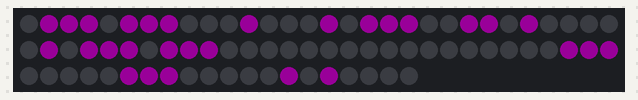
Recording of a sketch running on a simulated Arduino Uno, built with avr-gcc and run on an emulated ATmega328P. On the bench: 80 RGB LEDs in strip order, left to right, continuing on the next row. Dim RGB values are drawn brighter than linear; what the sketch prints to the serial monitor is not drawn.

Above: at 1.7 s.
At 5.0 s:
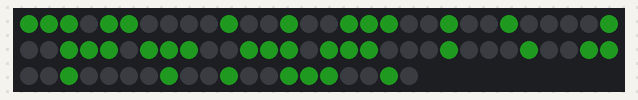

The sketch:

NeoPixelIpsumLib.ino
```cpp
#include <Adafruit_NeoPixel.h>
#import "NeoPixelIpsum.h"

Adafruit_NeoPixel strip = Adafruit_NeoPixel(80, 11, NEO_GRB + NEO_KHZ800);
NeoPixelIpsum ipsum = NeoPixelIpsum(strip, 5, 16);


#define ST S_CHAR(SP_ROAD_STRAIGHT)
#define DT S_CHAR(SP_ROAD_DOTTED)
#define SSP S_SINGLE_SPACE

#define C_WHI 0
#define C_YEL 1
#define C_BLU 2
#define C_GRN 3

#define ALL_COL(x) {x,x,x,x,x,x,x,x,x,x,x,x,x,x,x}
#define C____ 0

byte _palSetRangeForAllAscii;
void setup()
{

Serial.begin(9600);
Serial.println("ok!");
  ipsum.clearPixels();
  ipsum.displayPixels();

  ipsum.setPalette(C_WHI, (PixelRGB) {10,10,10});
  ipsum.setPalette(C_YEL, (PixelRGB) {10,6,0});
  ipsum.setPalette(C_BLU, (PixelRGB) {25,0,25});
  ipsum.setPalette(C_GRN, (PixelRGB) {5,25,5});

  byte palRange1[15] = ALL_COL(C_WHI);


  byte palRange2[15] = {C_WHI, C_WHI, C_WHI,
                        C____, C____, C____,
                        C_YEL, C_YEL, C_YEL,
                        C____, C____, C____,
                        C_WHI, C_WHI, C_WHI};

  byte palRange3[15] = ALL_COL(C_BLU);


  ipsum.addPaletteSetRange(SP_ROAD_STRAIGHT, SP_ROAD_STRAIGHT, palRange1);
  ipsum.addPaletteSetRange(SP_ROAD_DOTTED, SP_ROAD_DOTTED, palRange2);

  _palSetRangeForAllAscii = ipsum.addPaletteSetRange(0, 127, palRange3);


  PixelRGB pixelRGB[150] = {(PixelRGB){0,0,0},(PixelRGB){0,54,70},(PixelRGB){0,0,0},(PixelRGB){0,54,70},(PixelRGB){0,0,0},(PixelRGB){0,54,70},(PixelRGB){0,54,70},(PixelRGB){0,0,0},(PixelRGB){0,54,70},(PixelRGB){0,0,0},(PixelRGB){0,0,0},(PixelRGB){0,0,0},(PixelRGB){0,0,0},(PixelRGB){0,0,0},(PixelRGB){0,0,0},(PixelRGB){0,0,0},(PixelRGB){0,0,0},(PixelRGB){0,0,0},(PixelRGB){0,0,0},(PixelRGB){0,0,0},(PixelRGB){0,0,0},(PixelRGB){0,0,0},(PixelRGB){0,0,0},(PixelRGB){0,0,0},(PixelRGB){0,0,0},(PixelRGB){0,0,0},(PixelRGB){0,0,0},(PixelRGB){0,54,70},(PixelRGB){0,54,70},(PixelRGB){0,54,70},(PixelRGB){0,0,0},(PixelRGB){0,0,0},(PixelRGB){0,0,0},(PixelRGB){0,0,0},(PixelRGB){0,0,0},(PixelRGB){0,54,70},(PixelRGB){0,0,0},(PixelRGB){0,0,0},(PixelRGB){0,54,70},(PixelRGB){0,0,0},(PixelRGB){0,0,0},(PixelRGB){0,0,0},(PixelRGB){0,54,70},(PixelRGB){0,54,70},(PixelRGB){0,0,0},(PixelRGB){0,54,70},(PixelRGB){0,0,0},(PixelRGB){0,0,0},(PixelRGB){0,0,0},(PixelRGB){0,54,70},(PixelRGB){0,0,0},(PixelRGB){0,0,0},(PixelRGB){0,54,70},(PixelRGB){0,0,0},(PixelRGB){0,0,0},(PixelRGB){0,0,0},(PixelRGB){0,0,0},(PixelRGB){0,0,0},(PixelRGB){0,0,0},(PixelRGB){0,0,0},(PixelRGB){0,0,0},(PixelRGB){0,0,0},(PixelRGB){0,0,0},(PixelRGB){0,0,0},(PixelRGB){0,0,0},(PixelRGB){81,8,47},(PixelRGB){0,0,0},(PixelRGB){0,0,0},(PixelRGB){81,8,47},(PixelRGB){0,0,0},(PixelRGB){0,0,0},(PixelRGB){0,0,0},(PixelRGB){0,0,0},(PixelRGB){0,0,0},(PixelRGB){0,0,0},(PixelRGB){81,8,47},(PixelRGB){0,0,0},(PixelRGB){0,0,0},(PixelRGB){0,0,0},(PixelRGB){81,8,47},(PixelRGB){0,0,0},(PixelRGB){0,0,0},(PixelRGB){81,8,47},(PixelRGB){0,0,0},(PixelRGB){0,0,0},(PixelRGB){0,0,0},(PixelRGB){0,0,0},(PixelRGB){0,0,0},(PixelRGB){0,0,0},(PixelRGB){81,8,47},(PixelRGB){0,0,0},(PixelRGB){0,0,0},(PixelRGB){0,0,0},(PixelRGB){0,0,0},(PixelRGB){0,0,0},(PixelRGB){0,0,0},(PixelRGB){0,0,0},(PixelRGB){0,0,0},(PixelRGB){0,0,0},(PixelRGB){0,0,0},(PixelRGB){0,0,0},(PixelRGB){0,0,0},(PixelRGB){81,8,47},(PixelRGB){81,8,47},(PixelRGB){81,8,47},(PixelRGB){0,0,0},(PixelRGB){0,0,0},(PixelRGB){81,8,47},(PixelRGB){0,0,0},(PixelRGB){81,8,47},(PixelRGB){0,0,0},(PixelRGB){0,0,0},(PixelRGB){81,8,47},(PixelRGB){0,0,0},(PixelRGB){0,0,0},(PixelRGB){0,0,0},(PixelRGB){0,0,0},(PixelRGB){81,8,47},(PixelRGB){0,0,0},(PixelRGB){0,0,0},(PixelRGB){0,0,0},(PixelRGB){0,0,0},(PixelRGB){0,0,0},(PixelRGB){81,8,47},(PixelRGB){0,0,0},(PixelRGB){0,0,0},(PixelRGB){81,8,47},(PixelRGB){0,0,0},(PixelRGB){0,0,0},(PixelRGB){0,0,0},(PixelRGB){0,0,0},(PixelRGB){0,0,0},(PixelRGB){0,0,0},(PixelRGB){0,0,0},(PixelRGB){0,0,0},(PixelRGB){0,0,0},(PixelRGB){0,0,0},(PixelRGB){0,0,0},(PixelRGB){0,0,0},(PixelRGB){0,0,0},(PixelRGB){0,0,0},(PixelRGB){0,0,0},(PixelRGB){0,0,0},(PixelRGB){0,0,0},(PixelRGB){0,0,0},(PixelRGB){0,0,0},(PixelRGB){0,0,0},(PixelRGB){0,0,0},(PixelRGB){0,0,0},(PixelRGB){0,0,0}};
  ipsum.setBitmap(pixelRGB, 10);
}


void loop()
{


  PixelRGB timeRGB = ipsum.createRGB(10, 10, 10);

//  strip.setPixelColor(1, strip.Color(255, 255, 255));
//  strip.show();
  //ipsum.clearPixels();
//  String aString = String("1ºF");
  //Serial.println("1[");
  unsigned char deg = 'º';
  //Serial.println(deg, DEC);
  char charBuf[50];
  String stringOne = ST+ST+DT+DT+DT+DT+SSP+"23m    21"+SSP+"37";
//  stringOne+= millis();
//  String stringOne = ipsum.bitmapString();
  stringOne.toCharArray(charBuf, 50);
  ipsum.scrollText(charBuf);


  //ipsum.displayString(S_CHAR(SP_ROAD_STRAIGHT) + S_CHAR(SP_ROAD_STRAIGHT) + S_CHAR(SP_ROAD_DOTTED) + "213", (PixelRGB){20,3,8});
//  delay(3000);
//  int x = 'a';
//  ipsum.displayString(String(x), (PixelRGB){20,20,8});

  //delay(1000);

  ipsum.setPaletteSetRangeToPaletteIndex(_palSetRangeForAllAscii, C_BLU);
  while(ipsum.columnsLeftInScroll() >= ipsum.columnLengthFromString(SSP+"23m    21"+SSP+"37"))
  {
    ipsum.updateScroll();
  }

  delay(2000);

  while(ipsum.columnsLeftInScroll() >= ipsum.columnLengthFromString("    21" +SSP+ "37"))
  {
    ipsum.updateScroll();
  }

  ipsum.setPaletteSetRangeToPaletteIndex(_palSetRangeForAllAscii, C_GRN);

  while(ipsum.columnsLeftInScroll() >= ipsum.columnLengthFromString("21" +SSP+ "37"))
  {
    ipsum.updateScroll();
  }


  delay(2000);
  while(!ipsum.isDoneScrolling())
  {
    ipsum.updateScroll();
  }

}
  /*
  while(ipsum.columnsLeftInScroll() >= ipsum.columnLengthFromString("    23"+SSP+"15"))
  {
    ipsum.updateScroll();
  }
  ipsum.setPaletteSetRangeToPaletteIndex(_palSetRangeForAllAscii, C_WHI);

  while(ipsum.columnsLeftInScroll() >= ipsum.columnLengthFromString("23"+SSP+"15"))
  {
    ipsum.updateScroll();
  }
  delay(2000);

  while(!ipsum.isDoneScrolling())
  {
    ipsum.updateScroll();
  }

  while(!ipsum.isDoneScrolling())
  {
    ipsum.updateScroll();
  }

  delay(10000);
//  Serial.println("okay!");
//  ipsum.floodPanelWithColor(ipsum.createRGB(10,10,10));
//  ipsum.displayPixels();
//  delay(100);
}

  String hoursString = String(12);

  unsigned char digit0, digit1, digit2, digit3;

  digit0 = hoursString.charAt(0);
  digit1 = hoursString.charAt(1);
  digit2='1';
  digit3='4';

  if(digit0 > 0)
    ipsum.displayChar(digit0, 0, timeRGB);

  ipsum.displayChar(digit1, 4, timeRGB);

  //  displayDigit(COLON_DIGIT, 7, createRGB(100, 0, 0));

  ipsum.displayChar(digit2, 9, timeRGB);
  ipsum.displayChar(digit3, 13, timeRGB);

//displayChar('M', 0, timeRGB);
//displayChar('N', 4, timeRGB);
//displayChar('H', 9, timeRGB);
//displayChar('º',13, timeRGB);
  ipsum.displayPixels();
}*/
```

NeoPixelIpsum.h
```cpp
/*
  NeoPixelIpsum.h - Library for displaying text on NeoPixels
  Created by Andrew Simmons, Mar 18, 2014.
  Released into the public domain.
*/
#ifndef NeoPixelIpsum_h
#define NeoPixelIpsum_h

#include "Arduino.h"
#include "/Users/andrewsimmons/Documents/Arduino/libraries/Adafruit_NeoPixel/Adafruit_NeoPixel.h"

/*
#define PIN 11

#define COLS 16
#define ROWS 5
#define LEDS 80

#define DIGIT_ROWS 5
#define DIGIT_COLS 3

#define COLS_PER_PANEL 8
#define LEDS_PER_PANEL 40
*/

#define BITMAP_CHAR_START 130

#define PALETTE_SIZE 16
#define MAX_PALETTE_RANGES 16

#define C_SINGLE_SPACE 200
#define C_DOUBLE_SPACE 201
#define SP_ROAD_STRAIGHT 127
#define SP_ROAD_DOTTED 128

#define S_SINGLE_SPACE String((char)C_SINGLE_SPACE)
#define S_DOUBLE_SPACE String((char)C_DOUBLE_SPACE)
#define S_CHAR(X) String((char)X)
#define COLON_DIGIT 10

struct pixelRGB
{
  unsigned char r;
  unsigned char g;
  unsigned char b;
};

struct gridPoint
{
  int x;
  int y;
};

struct paletteRange
{
  byte asciiStart;
  byte asciiEnd;
  byte *paletteSet;
};

typedef byte* PaletteSet;
typedef struct gridPoint GridPoint;
typedef struct pixelRGB PixelRGB;
typedef struct paletteRange PaletteRange;


typedef PixelRGB (* EffectFuncPtr) (int x, int y, int pixelIndex, PixelRGB inPixelColor);
struct pixelEffect
{
  EffectFuncPtr effectMethod;
};


typedef struct pixelEffect PixelEffect;

class NeoPixelIpsum
{
  public:
    NeoPixelIpsum(Adafruit_NeoPixel &neoPixel, unsigned char rows, unsigned char cols);
    unsigned char convertGridPointToIndex(GridPoint gp);
    GridPoint convertIndexToGridPoint(unsigned char index);
    GridPoint createGridPoint(int x, int y);
    PixelRGB createRGB(unsigned char r, unsigned char g, unsigned char b);
    void floodPanelWithColor(PixelRGB aRGB);
    void clearPixels();
    bool isDoneScrolling();
    PixelRGB normalizeRGB(PixelRGB aRGB, double scale);
    void displayChar(unsigned char ascii, int offset, PixelRGB color);
    void displayPixels();
    void displayString(String output, PixelRGB displayRGB, int offset=0);
    void scrollText(char *aScrollText);
    void updateScroll();
    int columnsLeftInScroll();
    int columnLengthFromString(String aString);

    void setPalette(byte index, PixelRGB color);
    byte addPaletteSetRange(byte asciiRangeStart, byte asciiRangeEnd, byte *paletteSet);
    void setPaletteSetRangeToPaletteIndex(byte paletteSetRange, byte paletteIndex);
    void setBitmap(PixelRGB *pixelValues, byte charsInWidth);
    void clearPaletteSetRanges();
    String bitmapString();
  private:
    unsigned char _Rows;
    unsigned char _Cols;
    unsigned char _DigitRows;
    unsigned char _DigitCols;
    unsigned char _ColsPerPanel;
    unsigned char _LEDsPerPanel;
    unsigned int _TotalLEDs;
    unsigned char _TotalCols;
    unsigned char _TotalRows;
    unsigned char _TotalPaletteRanges;
    unsigned char _TotalPixelsPerDigit;
    PixelRGB *_pixels;
    Adafruit_NeoPixel _neoPixel;

    char *_scrollText;
    byte _scrollTextIndex;
    int _scrollTextOffset;
    unsigned long _nextScrollTime;
    bool _isDoneScrolling;

    PixelRGB *_palette;
    PaletteRange *_paletteRanges;
    unsigned int _scrollDelayBetweenCols;
    PixelRGB *_bitmapData;
    byte _bitmapCharWidths;
  protected:
    byte getXLocationForCharAt(byte charLoc, bool addSpacing = true);
    void addRGBToPixel(GridPoint gp, PixelRGB rgb);
    void clearColumns(int startColumnNumber, int totalColumns);
    PaletteSet getPaletteSetForAscii(byte ascii);
};

#endif

/*
struct rgb
{
  unsigned char r;
  unsigned char g;
  unsigned char b;
};

struct gridPoint
{
  unsigned char x;
  unsigned char y;
};


typedef struct gridPoint GridPoint;
typedef struct rgb RGB;
*/
```

Source omitted: NeoPixelIpsum.cpp (14543 bytes)

Measured:
- what the display in image 0 shows lasts 2.0 s, from 1.6 s to 3.6 s
